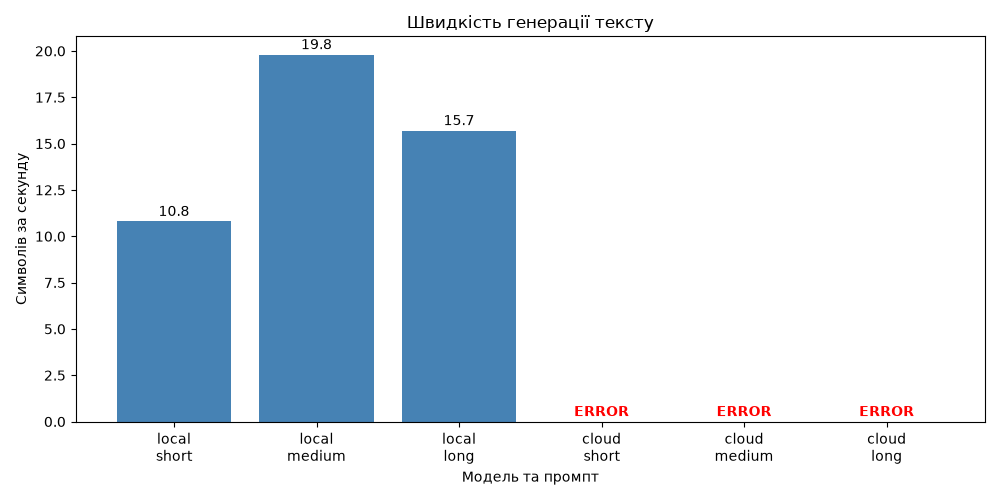

Python code for this plot:
import pandas as pd
import matplotlib.pyplot as plt

df = pd.read_csv("results.csv")

labels = []
values = []
colors = []

for _, row in df.iterrows():

    labels.append(f"{row['provider']}\n{row['prompt']}")

    if str(row["chars_per_s"]) == "ERROR":
        values.append(0)
        colors.append("red")
    else:
        values.append(float(row["chars_per_s"]))
        colors.append("steelblue")

plt.figure(figsize=(10, 5))

bars = plt.bar(
    labels,
    values,
    color=colors
)

for i, value in enumerate(values):

    if value == 0:
        plt.text(
            i,
            0.3,
            "ERROR",
            ha="center",
            color="red",
            fontweight="bold"
        )
    else:
        plt.text(
            i,
            value + 0.3,
            str(value),
            ha="center"
        )

plt.title("Швидкість генерації тексту")
plt.xlabel("Модель та промпт")
plt.ylabel("Символів за секунду")

plt.tight_layout()

plt.savefig("chart.png")
plt.show()

print("chart.png створено")
